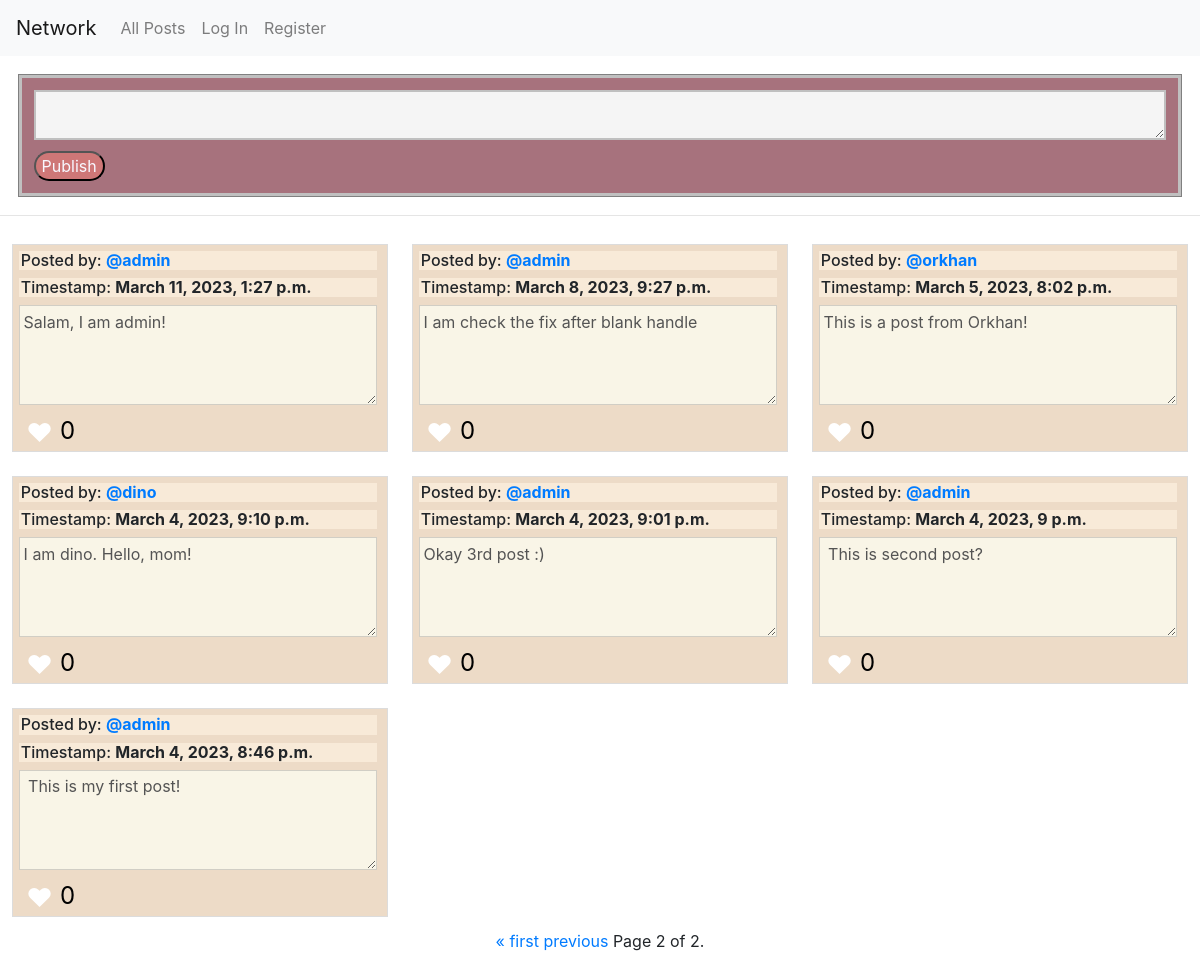
Screenshot of /?page=2 with the database file from the repository.
### network/models.py (models this page shows, shortened)
class Post(models.Model):
    user = models.ForeignKey(User, on_delete=models.CASCADE, related_name="post_owner") #, null=True, blank=True)
    post = models.CharField(max_length=1000)
    timestamp = models.DateTimeField(auto_now_add=True)

class User(AbstractUser):
    pass

### network/views.py (the view)
# urls.py: path("", views.index, name="index"),
def index(request):
    currentUser = request.user
    all_posts = Post.objects.order_by('-timestamp')
    paginator = Paginator(all_posts, 9)
    page_number = request.GET.get('page')
    page_obj = paginator.get_page(page_number)
    allLikes = Likes.objects.all()
    whatYouLiked = []
    try:
        for like in allLikes:
            whatYouLiked.append(like.post.id)
    except:
        whatYouLiked = []
    return render(request, "network/index.html", {
        "posts" : page_obj,
        "currentUser" : currentUser,
        "whatYouLiked" : whatYouLiked,
        "allLikes" : allLikes
    })

### network/templates/network/index.html (shortened to what this page needs)
{% extends "network/layout.html" %} {% block body %}
<div class="post">
  <form method="post" action="{% url 'post' %}" class="post-form">
    <textarea
      maxlength="1000"
      class="input-textarea"
      name="input-textarea-name"
    ></textarea>
    <br />
    <button class="btn-publish" type="submit">Publish</button>
  </form>
</div>
<hr />
<div class="post-content">
  {% for post in posts %}
  <div class="individual-post">
    <form
      method="post"
      action="{% url 'post_individual' post_id=post.id %}"
      class="btn-save-edit-form"
    >
      <h6 class="user-and-time">
        Posted by:
        <strong
          ><a
            href="{% url 'individual' id=post.user.id %}"
            id="user-{{ post.user.id }}"
            >@{{ post.user }}</a
          ></strong
        >
      </h6>
      <h6 class="user-and-time">
        Timestamp: <strong>{{ post.timestamp }}</strong>
      </h6>
      <div class="individual-post-content">
        <textarea class="post-text" name="post-text-edited" disabled>
{{post.post}}</textarea
        >
      </div>
      <div class="likes-and-edit">
        {% if post.id in whatYouLiked %}
        <p
          class="likes likes-liked"
          data-postid="{{post.id}}"
          data-whatYouLiked="{{whatYouLiked}}"
        >
          &#9829;
        </p>
        {% else %}
        <p
          class="likes likes-unliked"
          data-postid="{{post.id}}"
          data-whatYouLiked="{{whatYouLiked}}"
        >
          &#9829;
        </p>
        {% endif %}
        <p class="like-number">{{post.post_related_likes.count}}</p>
      </div>
    </form>
  </div>
  {% endfor %}
</div>
<div class="pagination">
  <span class="step-links">
    {% if posts.has_previous %}
    <a href="?page=1">&laquo; first</a>
    <a href="?page={{ posts.previous_page_number }}">previous</a>
    {% endif %}
    <span class="current-page">
      Page {{ posts.number }} of {{ posts.paginator.num_pages }}.
    </span>
  </span>
</div>
{% endblock %}

### network/static/network/styles.css (style rules this page uses)
.post { display: flex; border: solid 1px grey; margin: 1.5%; }
.post-form { display: flex; flex-wrap: wrap; width: 100%; background-color: #a7727d; border: silver solid 3px; }
.input-textarea { background-color: whitesmoke; border: solid 2px silver; margin: 1%; height: 50px; width: 100%; }
.btn-publish { margin: 1%; margin-top: 0%; border-radius: 25px; background-color: #ce7777; color: ghostwhite; }
.post-content { display: flex; flex-wrap: wrap; justify-content: flex-start; }
.individual-post { display: flex; flex-direction: row; flex-wrap: wrap; align-content: flex-start; padding: 0.5% 0.5% 0% 0.5%; border: solid 1px gainsboro; margin: 1%; height: calc(100% / 2); width: calc(100% / 3 - 2%); background-color: #eddbc7; }
.btn-save-edit-form { display: block; width: 100%; align-self: center; margin-right: 1%; margin-left: auto; }
.user-and-time { width: 100%; background-color: #f8ead8; padding-left: 0.5%; }
.individual-post-content .post-text { width: 100%; flex-grow: 15; padding: 1%; background-color: #f9f5e7; height: 100px; overflow: auto; }
.likes-and-edit { display: flex; align-items: flex-start; width: 100%; height: 40px; }
.likes-unliked { align-self: flex-start; color: white; font-size: 26px; margin-bottom: 1%; margin-top: 0.5%; padding-left: 2%; }
.like-number { align-self: flex-start; color: black; font-size: 24px; margin-bottom: 1%; margin-top: 0.5%; padding-left: 2%; }
.pagination { display: flex; justify-content: center; }

### rows the page displays
Post: user "admin", timestamp "March 11, 2023, 1:27 p.m.", post-text-edited "Salam, I am admin!", post_related_likes.count "0"
Post: user "admin", timestamp "March 8, 2023, 9:27 p.m.", post-text-edited "I am check the fix after blank handle", post_related_likes.count "0"
Post: user "orkhan", timestamp "March 5, 2023, 8:02 p.m.", post-text-edited "This is a post from Orkhan!", post_related_likes.count "0"
Post: user "dino", timestamp "March 4, 2023, 9:10 p.m.", post-text-edited "I am dino. Hello, mom!", post_related_likes.count "0"
Post: user "admin", timestamp "March 4, 2023, 9:01 p.m.", post-text-edited "Okay 3rd post :)", post_related_likes.count "0"
Post: user "admin", timestamp "March 4, 2023, 9 p.m.", post-text-edited "This is second post?", post_related_likes.count "0"
Post: user "admin", timestamp "March 4, 2023, 8:46 p.m.", post-text-edited "This is my first post!", post_related_likes.count "0"

### other values shown
{{ posts.number }} "2"
{{ posts.paginator.num_pages }} "2"
